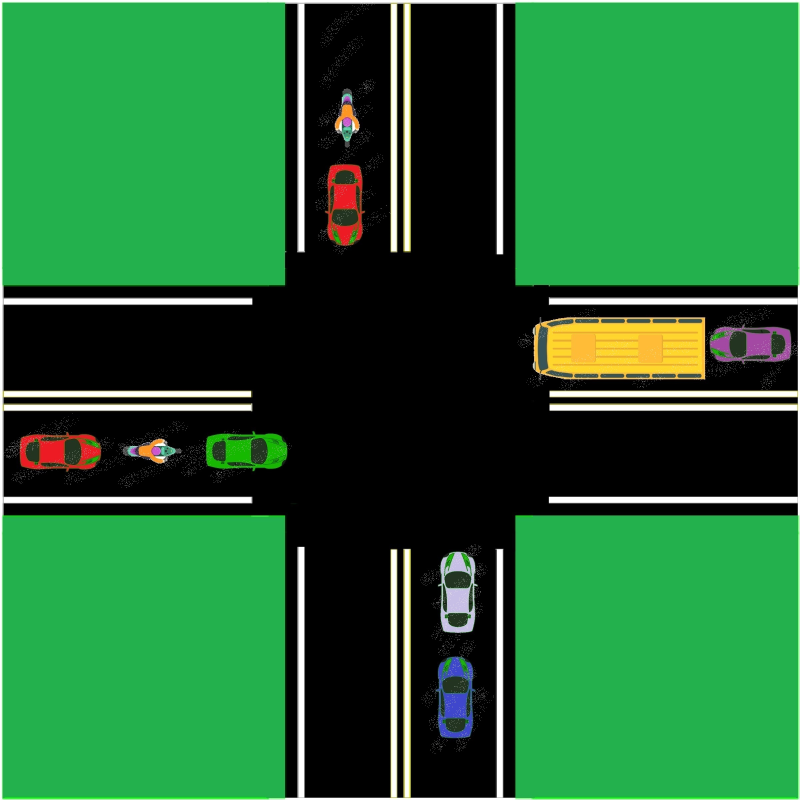
#> input picture cross.jpg, 2400 x 2400 px (shown at 1/3 size)
$ python traffic_cv.py
#> lines starting #> are read from the running program, lines starting #| are printed output that depends on the picture; after the words box and inside, x2 and y2 are one past the last pixel; in counts of white or black regions, pixels touching at a corner belong together
# Development of a traffic light control method based on a vision system

import cv2 as cv
import numpy as np
import time

print("Cross: 1")
# read the image file
print("1. Import and show image.")
img = cv.imread(f'cross.jpg', cv.IMREAD_UNCHANGED)
#> img is the input picture: shape (2400, 2400, 3); mean B, G, R 54.2, 107.9, 37.4
img_small = cv.resize(img, (960, 960))

# show image
cv.imshow("Cross", img_small)
cv.waitKey(500)
cv.destroyAllWindows()

# cut ROI  (230x900  [y1:y2,x1:x2])
print("2. Cut and show ROI.")
road_left = img[1235:1465, 15:915]
road_top  = img[15:915, 920:1150]
road_right = img[930:1160, 1490:2390]
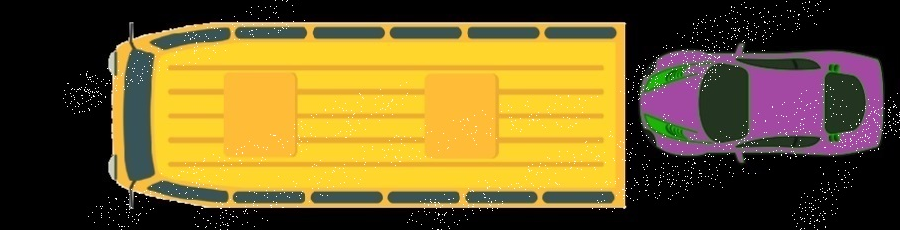
#> road_right: shape (230, 900, 3); mean B, G, R 40.9, 93.9, 114.4
road_down = img[1490:2390, 1245:1475]

cv.imwrite('road_left.png',road_left)

# show images
cv.imshow("road_left", road_left)
cv.imshow("road_right", road_right)
cv.imshow("road_top", road_top)
cv.imshow("road_down", road_down)
cv.waitKey(1000)
cv.destroyAllWindows()

# convert img to grey
print("3. Convert image from RGB to grayscale.")
road_left = cv.cvtColor(road_left,cv.COLOR_RGB2GRAY)
#> road_left: shape (230, 900)
road_top = cv.cvtColor(road_top,cv.COLOR_RGB2GRAY)
#> road_top: shape (900, 230)
road_right = cv.cvtColor(road_right,cv.COLOR_RGB2GRAY)
#> road_right: shape (230, 900)
road_down = cv.cvtColor(road_down,cv.COLOR_RGB2GRAY)
#> road_down: shape (900, 230)

cv.imwrite('road_left_gray.png',road_left)

# show images
cv.imshow("road_left", road_left)
cv.imshow("road_right", road_right)
cv.imshow("road_top", road_top)
cv.imshow("road_down", road_down)
cv.waitKey(1000)
cv.destroyAllWindows()

print("4. Use median filter")
road_left = cv.medianBlur(road_left,5)
road_right = cv.medianBlur(road_right,5)
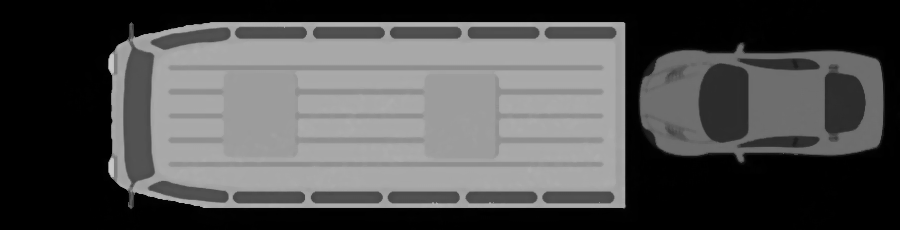
#> road_right: shape (230, 900); min 0, max 202, mean 78.6
road_top = cv.medianBlur(road_top,5)
road_down = cv.medianBlur(road_down,5)

cv.imwrite('road_left_filtred.png',road_left)

#convert img to binary
print("5. Convert image from grayscale to binary.")

rat,road_left = cv.threshold (road_left,0,255,cv.THRESH_BINARY+cv.THRESH_OTSU)
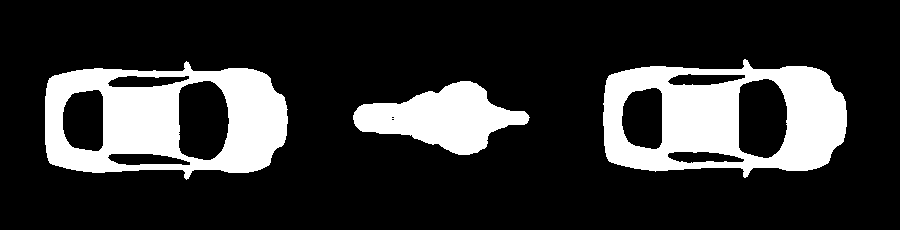
#> road_left: shape (230, 900); 19.6% white; 3 white regions, box (x1, y1, x2, y2) and area: (603, 59, 847, 178) 16949, (45, 61, 288, 180) 16613, (353, 81, 530, 155) 7037
#> rat = 48
rat,road_top = cv.threshold (road_top,0,255,cv.THRESH_BINARY+cv.THRESH_OTSU)
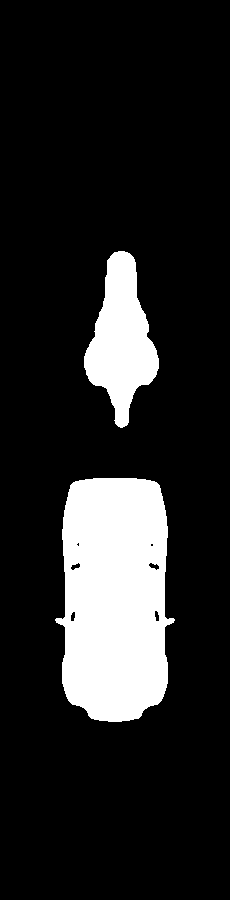
#> road_top: shape (900, 230); 14.9% white; 2 white regions, box (x1, y1, x2, y2) and area: (55, 478, 175, 722) 23615, (84, 251, 159, 428) 7268
#> rat = 36
rat,road_right = cv.threshold (road_right,0,255,cv.THRESH_BINARY+cv.THRESH_OTSU)
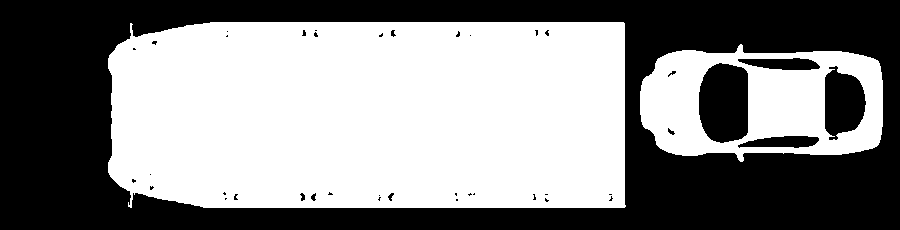
#> road_right: shape (230, 900); 53.1% white; 41 black regions (31 under 20 px), largest, box (x1, y1, x2, y2) and area: (0, 0, 900, 230) 89720, (699, 63, 748, 143) 3400, (825, 66, 866, 140) 2217
#> rat = 74
rat,road_down = cv.threshold (road_down,0,255,cv.THRESH_BINARY+cv.THRESH_OTSU)
#> road_down: shape (900, 230); 15.9% white; 2 white regions, box (x1, y1, x2, y2) and area: (62, 481, 181, 724) 16465, (69, 165, 188, 408) 16432

# show images
cv.imshow("road_left", road_left)
cv.imshow("road_right", road_right)
cv.imshow("road_top", road_top)
cv.imshow("road_down", road_down)
cv.waitKey(1000)
cv.destroyAllWindows()

# morphological operation
print("6. Perform morphological operations.")
kernel = np.ones((15,15),np.uint8)
road_left = cv.morphologyEx(road_left, cv.MORPH_DILATE, kernel)
#> road_left: shape (230, 900); 30.6% white; 3 white regions, box (x1, y1, x2, y2) and area: (596, 52, 854, 185) 26401, (38, 54, 295, 187) 26196, (346, 74, 537, 162) 10773
road_top = cv.morphologyEx(road_top, cv.MORPH_DILATE, kernel)
#> road_top: shape (900, 230); 19.4% white; 2 white regions, box (x1, y1, x2, y2) and area: (48, 471, 182, 729) 29220, (77, 244, 166, 435) 11019
road_right = cv.morphologyEx(road_right, cv.MORPH_DILATE, kernel)
#> road_right: shape (230, 900); 63% white; 3 black regions, box (x1, y1, x2, y2) and area: (0, 0, 900, 230) 73778, (706, 72, 741, 134) 1813, (832, 81, 858, 125) 923
road_down = cv.morphologyEx(road_down, cv.MORPH_DILATE, kernel)
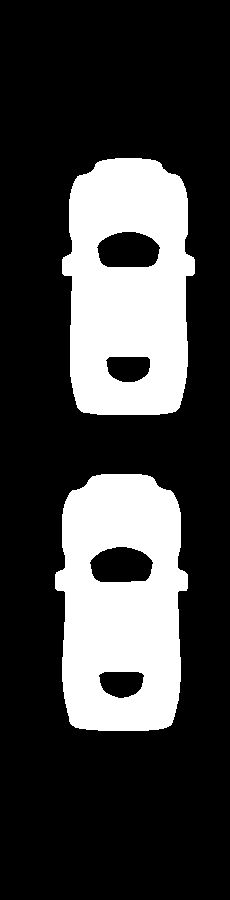
#> road_down: shape (900, 230); 25.3% white; 2 white regions, box (x1, y1, x2, y2) and area: (55, 474, 188, 731) 26193, (62, 158, 195, 415) 26158

cv.imwrite('road_left_dilate.png',road_left)

# show images
cv.imshow("road_left", road_left)
cv.imshow("road_right", road_right)
cv.imshow("road_top", road_top)
cv.imshow("road_down", road_down)
cv.waitKey(1000)
cv.destroyAllWindows()

# put frames and counting vehicles
print("7. Put frames and count the vehicles.")
roads = [road_left] + [road_right] + [road_top] + [road_down]
#> roads = 4 items
points_all = []
for road in roads:

    contours,hierarchy = cv.findContours(road, 1, 2)
    points = 0
    print("---")
    for i in range (len(contours)):
            x,y,w,h = cv.boundingRect(contours[i])

            if x == 0 or y == 0 or y + h == road.shape[0] or x + w == road.shape[1] or w*h < 5000 or w < 50 or h < 50:
                pass

            else:
                road = cv.rectangle(road,(x,y),(x+w,y+h),(120,120,120),2)
                area = w * h
                if area < 15000:
                    points = points + 1
                    print("Bike or motorbike")
                elif area > 15000 and area < 85000:
                    points = points + 3
                    print("Car")
                elif area > 85000:
                    points = points + 5
                    print("Truck or bus")

    points_all = points_all + [points]
#> this loop made 4 passes
#> points_all on passes 1 to 4: [9], [9, 8], [9, 8, 6], [9, 8, 6, 6]
#| ---
#| Car
#| Car
#| Car
#| ---
#| Car
#| Truck or bus
#| ---
#| Car
#| Car
#> (further printed lines are left out)


points_all_HV = [0,0]
points_all_HV[0] = points_all[0] + points_all[1]
points_all_HV[1] = points_all[2] + points_all[3]

print("Left & Right - " + str(points_all_HV[0]) + " traffic points")
#| Left & Right - 17 traffic points
print("Road Top & Down - " + str(points_all_HV[1]) + " traffic points")
#| Road Top & Down - 12 traffic points

cv.imwrite('road_left_frame.png',road_left)

# show images
cv.imshow("road_left", road_left)
cv.imshow("road_right", road_right)
cv.imshow("road_top", road_top)
cv.imshow("road_down", road_down)
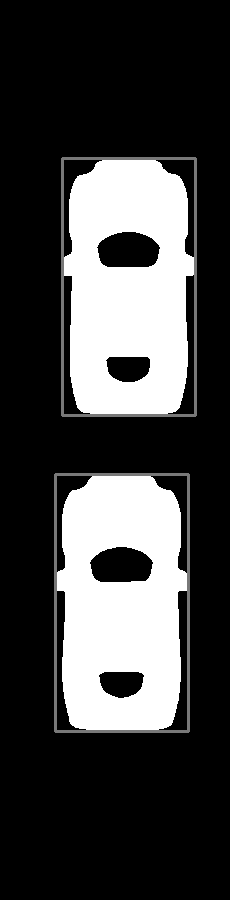
#> window 'road_down': shape (900, 230); min 0, max 255, mean 66.7
cv.waitKey(500)

#Traffic light control
print("7. Traffic light control")
for i in range(2):

    if points_all_HV[0] > points_all_HV[1]:
        print('Road Left & Right - GO')
        print("Road Top & Down - yellow light.")
        cv.waitKey(1000)
        print("Road Top & Down - red light.")
        cv.waitKey(1000)
        print("Road Left & Right - yellow light.")
        cv.waitKey(1000)
        print("Road Left & Right - green light.")
        cv.waitKey(1000)

        for i in range (5,0, -1):
            print("Road Left & Right - Time: " + "* " * i)
            time.sleep(1)
        cv.destroyAllWindows()
        points_all_HV[0] = 0

    else:
        print('Road Top & Down - GO')
        print("Road Left & Right - yellow light.")
        cv.waitKey(1000)
        print("Road Left & Right - red light.")
        cv.waitKey(1000)
        print("Road Top & Down - yellow light.")
        cv.waitKey(1000)
        print("Road Top & Down - green light.")
        cv.waitKey(1000)

        for i in range (5,0, -1):
            print("Road Top & Down - Time: " + "* " * i)
            time.sleep(1)
        points_all_HV[1] = 0
#> after the loop, points_all_HV = [0, 0]
